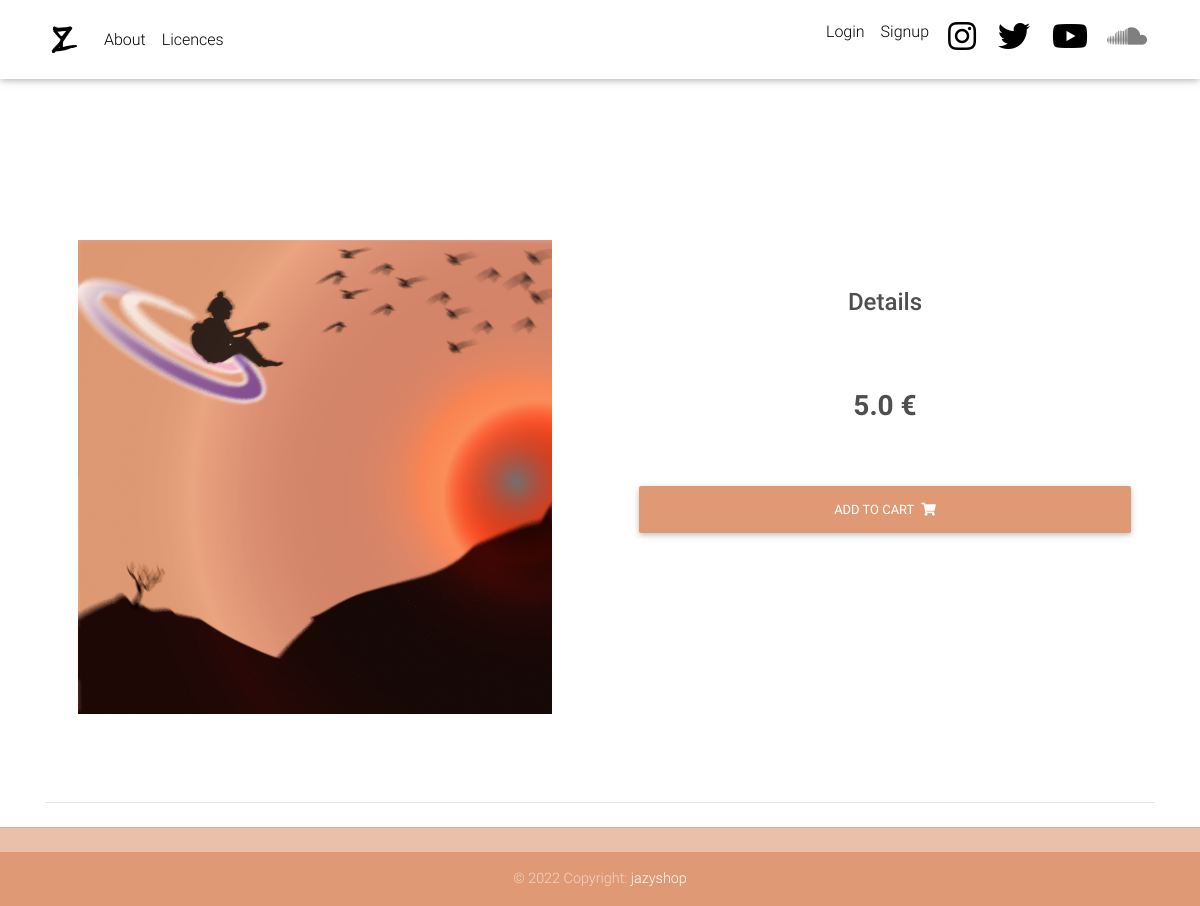
Screenshot of /product/samplepack1/ with the database file from the repository.
### main/models.py (models this page shows, shortened)
class Item(models.Model):
    title = models.CharField(max_length=100)
    price = models.FloatField()
    discount_price = models.FloatField(blank=True, null=True)
    description = models.TextField(blank=True, null=True)
    slug = models.SlugField(default="",blank = True, null=False, db_index=True)
    def get_add_to_cart_url(self):
        return reverse("add-to-cart",kwargs={
            "slug":self.slug
        })

class Pack(Item):
    sample_count = models.FloatField()
    category = models.CharField(default="Pack",max_length=10)
    image = models.ImageField(upload_to="static/packs/img")
    file = models.FileField(upload_to="static/packs")
    is_newest = models.BooleanField(default=False)

### main/views.py (the view)
# urls.py: path("product/<slug>/",ItemDetailView.as_view(),name="product"),
class ItemDetailView(DetailView):
    model = Item
    template_name= "main/product-page.html"
    def get_object(self, queryset=None):
        return Item.objects.get(slug=self.kwargs.get("slug"))

### main/templates/main/product-page.html (shortened to what this page needs)
{% extends "base.html" %}
{% load static %}
{% block content%}
  <main class="mt-5 pt-4">
    <div class="container dark-grey-text mt-5">
      <div class="row wow fadeIn">
        <div class="col-md-6 mb-4 p-5 ">
          <img src="{{BASE_DIR}}/{{object.pack.image}}" class="img-fluid"alt="bild">
        </div>
        <div class="col-md-6 mb-4">
          <div class="p-4 text-center mt-5">
            <div class="row d-flex justify-content-center wow fadeIn mb-5">
              <div class="col-md-6 text-center">
                <h4 class="my-4 h4">Details</h4>
              </div>
            </div>
            <p class="lead text-center">
              <span class="font-weight-bold h3">{{item.price}} € </span>
            </p>
            <a href="{{object.get_add_to_cart_url}}" class="btn btn-primary btn-block me-5" id="add_to_cart_button">Add to cart
              <i class="fas fa-shopping-cart ml-1"></i>
            </a>
          </div>
        </div>
      </div>
      <hr>
      </div>
  </main>
{% endblock %}

### static/css/custom.css (style rules this page uses)
body { display:flex; flex-direction:column; }
#add_to_cart_button { background-color: #df9975!important; }

### templates/base.html (style rules this page uses)
html, body, header, .carousel { height: 60vh; }

### rows the page displays
Item: pack.image (picture), price "5.0"
